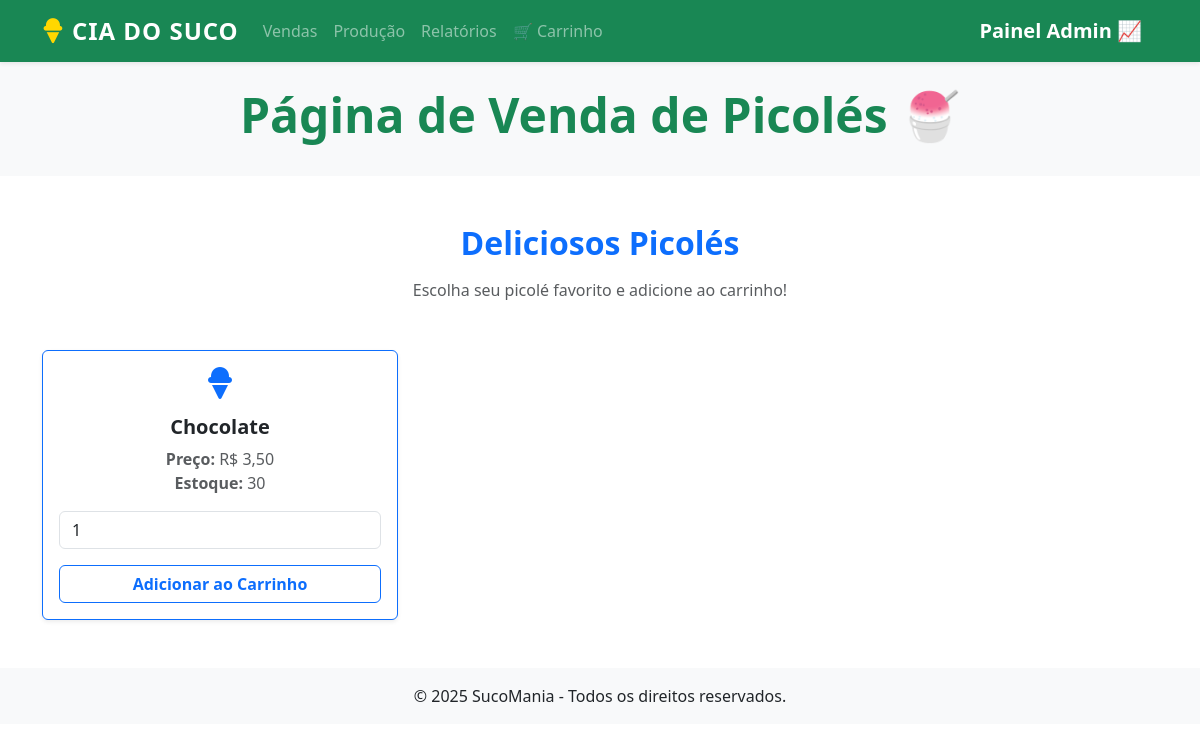
/picole/, run on an earlier commit of the app's database.
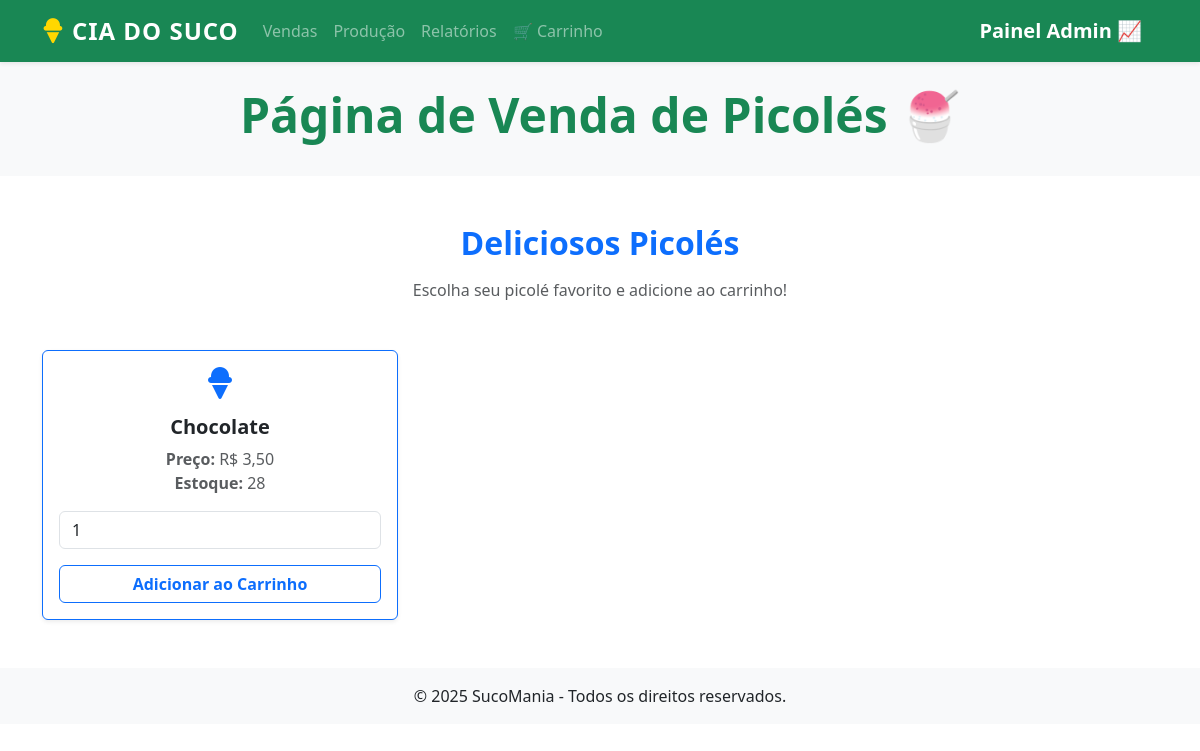
And on a later commit of the database.
### sucos/models.py (models this page shows, shortened)
class Product(models.Model):
    title = models.CharField(max_length= 100, verbose_name='Titutlo')
    ingredient  = models.ForeignKey('Ingredient', on_delete=models.PROTECT,related_name='products', verbose_name='Ingrediente')
    quantity = models.PositiveBigIntegerField(default=0, verbose_name='Quantidade em Estoque')
    category = models.ForeignKey(Category, on_delete= models.PROTECT, related_name='products', verbose_name='Categoria')
    price = models.DecimalField(max_digits=10, decimal_places=2, verbose_name='Preço')
    is_active = models.BooleanField(default=True, verbose_name='Ativo')
    description = models.TextField(null=True, blank=True, verbose_name='Descrição')
    created_at = models.DateTimeField(auto_now_add=True, verbose_name='Criado em')
    updated_at = models.DateTimeField(auto_now=True, verbose_name='Atualizado em')
    class Meta:
        ordering = ['title']
        verbose_name = 'Produto'

### sucos/views.py (the view)
# urls.py: path('picole/', listar_picole, name='picole'),
def listar_picole(request):
    picole= Product.objects.filter(category__name = 'Picole', is_active =  True)
    return render(request, 'produtos/gelados/picole.html', {'picoles': picole})

### sucos/templates/produtos/gelados/picole.html (shortened to what this page needs)
{% extends 'produtos/suco.html' %}
{% load static %}
{% block menu %}
<nav class="navbar navbar-expand-lg navbar-dark bg-success shadow-sm">
    <div class="container">
        <a class="navbar-brand d-flex align-items-center" href="{% url 'inicio' %}">
            <i class="fas fa-ice-cream fa-lg me-2" style="color: #FFD700;"></i>
            <span class="fw-bold fs-4" style="letter-spacing: 1px;">CIA DO SUCO</span>
        </a>
        <div class="collapse navbar-collapse" id="navbarNav">
            <ul class="navbar-nav me-auto">
                <li class="nav-item"><a class="nav-link" href="{% url 'venda' %}">Vendas</a></li>
                <li class="nav-item"><a class="nav-link" href="{% url 'sucos-producao' %}">Produção</a></li>
                <li class="nav-item"><a class="nav-link" href="#">Relatórios</a></li>
                <li class="nav-item"><a class="nav-link" href="{% url 'ver_carrinho' %}">🛒 Carrinho</a></li>
            </ul>
            <a class="navbar-brand d-flex align-items-center text-white" href="{% url 'admin:index' %}">
                <span class="fw-bold fs-5">Painel Admin 📈</span>
            </a>
        </div>
    </div>
</nav>
<div class="bg-light py-4 text-center">
    <div class="container">
        <h1 class="display-5 text-success fw-bold">Página de Venda de Picolés 🍧</h1>
    </div>
</div>
{% endblock %}
{% block conteudo %}
<div class="container py-5">
    <h2 class="text-center text-primary fw-bold mb-3">Deliciosos Picolés</h2>
    <p class="text-center text-muted mb-5">Escolha seu picolé favorito e adicione ao carrinho!</p>
    {% if picoles %}
        <div class="row g-4">
            {% for picole in picoles %}
            <div class="col-md-4">
                <div class="card border-primary shadow-sm h-100">
                    <div class="card-body text-center">
                        <i class="fas fa-ice-cream fa-2x text-primary mb-3"></i>
                        <h5 class="card-title fw-bold">{{ picole.title }}</h5>
                        <p class="card-text text-muted">
                            <strong>Preço:</strong> R$ {{ picole.price }}<br>
                            <strong>Estoque:</strong> {{ picole.quantity }}
                        </p>
                        <form method="post" action="{% url 'adicionar_carrinho' %}">
                            <div class="input-group mb-3">
                                <input type="number"
                                       name="quantidade"
                                       value="1"
                                       min="1"
                                       max="{{ picole.quantity }}"
                                       class="form-control"
                                       {% if picole.quantity == 0 %}disabled{% endif %}>
                            </div>
                            <button type="submit"
                                    class="btn btn-outline-primary w-100 fw-bold"
                                    {% if picole.quantity == 0 %}disabled{% endif %}>
                                {% if picole.quantity == 0 %}Esgotado{% else %}Adicionar ao Carrinho{% endif %}
                            </button>
                        </form>
                    </div>
                </div>
            </div>
            {% endfor %}
        </div>
    {% else %}
        <div class="alert alert-warning text-center mt-4" role="alert">
            Nenhum picolé disponível no momento! 🥶
        </div>
    {% endif %}
</div>
{% endblock %}

What changed in the data, as far as the page shows it:
changed Product "Chocolate": quantity "30" → "28"
